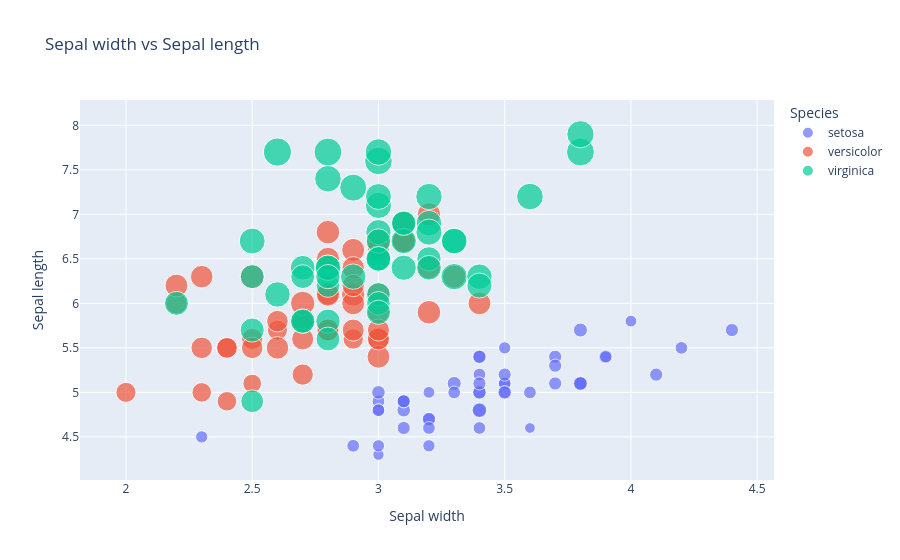

The notebook cell saved with this chart:
### Markdown cell above
With px.scatter, each data point is represented as a marker point, whose location is given by the x and y columns. Here we are using the [Iris Dataset](https://archive.ics.uci.edu/ml/datasets/iris) to plot sepal width vs length.

### Code cell
df = px.data.iris()
fig = px.scatter(df, 
                 x="sepal_width", 
                 y="sepal_length", 
                 color="species",
                 size='petal_length', 
                 hover_data=['petal_width'], # We can add more data to the tooltip
                 labels={"sepal_length": "Sepal length", 
                         "sepal_width": "Sepal width",
                         "species": "Species"}, 
                 title ="Sepal width vs Sepal length")
fig.show()

### Figure 1 — Plotly figure (JSON) as saved in the notebook; plotly's stock layout.template omitted (floating-point values rounded to 4 significant figures)
{"data": [{"customdata": [[0.2], [0.2], [0.2], [0.2], [0.2], [0.4], [0.3], [0.2], [0.2], [0.1], [0.2], [0.2], [0.1], [0.1], [0.2], [0.4], [0.4], [0.3], [0.3], [0.3], [0.2], [0.4], [0.2], [0.5], [0.2], [0.2], [0.4], [0.2], [0.2], [0.2], [0.2], [0.4], [0.1], [0.2], [0.1], [0.2], [0.2], [0.1], [0.2], [0.2], [0.3], [0.3], [0.2], [0.6], [0.4], [0.3], [0.2], [0.2], [0.2], [0.2]], "hovertemplate": "Species=setosa<br>Sepal width=%{x}<br>Sepal length=%{y}<br>petal_length=%{marker.size}<br>petal_width=%{customdata[0]}<extra></extra>", "legendgroup": "setosa", "marker": {"color": "#636efa", "size": [1.4, 1.4, 1.3, 1.5, 1.4, 1.7, 1.4, 1.5, 1.4, 1.5, 1.5, 1.6, 1.4, 1.1, 1.2, 1.5, 1.3, 1.4, 1.7, 1.5, 1.7, 1.5, 1.0, 1.7, 1.9, 1.6, 1.6, 1.5, 1.4, 1.6, 1.6, 1.5, 1.5, 1.4, 1.5, 1.2, 1.3, 1.5, 1.3, 1.5, 1.3, 1.3, 1.3, 1.6, 1.9, 1.4, 1.6, 1.4, 1.5, 1.4], "sizemode": "area", "sizeref": 0.01725, "symbol": "circle"}, "mode": "markers", "name": "setosa", "orientation": "v", "showlegend": true, "type": "scatter", "x": [3.5, 3.0, 3.2, 3.1, 3.6, 3.9, 3.4, 3.4, 2.9, 3.1, 3.7, 3.4, 3.0, 3.0, 4.0, 4.4, 3.9, 3.5, 3.8, 3.8, 3.4, 3.7, 3.6, 3.3, 3.4, 3.0, 3.4, 3.5, 3.4, 3.2, 3.1, 3.4, 4.1, 4.2, 3.1, 3.2, 3.5, 3.1, 3.0, 3.4, 3.5, 2.3, 3.2, 3.5, 3.8, 3.0, 3.8, 3.2, 3.7, 3.3], "xaxis": "x", "y": [5.1, 4.9, 4.7, 4.6, 5.0, 5.4, 4.6, 5.0, 4.4, 4.9, 5.4, 4.8, 4.8, 4.3, 5.8, 5.7, 5.4, 5.1, 5.7, 5.1, 5.4, 5.1, 4.6, 5.1, 4.8, 5.0, 5.0, 5.2, 5.2, 4.7, 4.8, 5.4, 5.2, 5.5, 4.9, 5.0, 5.5, 4.9, 4.4, 5.1, 5.0, 4.5, 4.4, 5.0, 5.1, 4.8, 5.1, 4.6, 5.3, 5.0], "yaxis": "y"}, {"customdata": [[1.4], [1.5], [1.5], [1.3], [1.5], [1.3], [1.6], [1.0], [1.3], [1.4], [1.0], [1.5], [1.0], [1.4], [1.3], [1.4], [1.5], [1.0], [1.5], [1.1], [1.8], [1.3], [1.5], [1.2], [1.3], [1.4], [1.4], [1.7], [1.5], [1.0], [1.1], [1.0], [1.2], [1.6], [1.5], [1.6], [1.5], [1.3], [1.3], [1.3], [1.2], [1.4], [1.2], [1.0], [1.3], [1.2], [1.3], [1.3], [1.1], [1.3]], "hovertemplate": "Species=versicolor<br>Sepal width=%{x}<br>Sepal length=%{y}<br>petal_length=%{marker.size}<br>petal_width=%{customdata[0]}<extra></extra>", "legendgroup": "versicolor", "marker": {"color": "#EF553B", "size": [4.7, 4.5, 4.9, 4.0, 4.6, 4.5, 4.7, 3.3, 4.6, 3.9, 3.5, 4.2, 4.0, 4.7, 3.6, 4.4, 4.5, 4.1, 4.5, 3.9, 4.8, 4.0, 4.9, 4.7, 4.3, 4.4, 4.8, 5.0, 4.5, 3.5, 3.8, 3.7, 3.9, 5.1, 4.5, 4.5, 4.7, 4.4, 4.1, 4.0, 4.4, 4.6, 4.0, 3.3, 4.2, 4.2, 4.2, 4.3, 3.0, 4.1], "sizemode": "area", "sizeref": 0.01725, "symbol": "circle"}, "mode": "markers", "name": "versicolor", "orientation": "v", "showlegend": true, "type": "scatter", "x": [3.2, 3.2, 3.1, 2.3, 2.8, 2.8, 3.3, 2.4, 2.9, 2.7, 2.0, 3.0, 2.2, 2.9, 2.9, 3.1, 3.0, 2.7, 2.2, 2.5, 3.2, 2.8, 2.5, 2.8, 2.9, 3.0, 2.8, 3.0, 2.9, 2.6, 2.4, 2.4, 2.7, 2.7, 3.0, 3.4, 3.1, 2.3, 3.0, 2.5, 2.6, 3.0, 2.6, 2.3, 2.7, 3.0, 2.9, 2.9, 2.5, 2.8], "xaxis": "x", "y": [7.0, 6.4, 6.9, 5.5, 6.5, 5.7, 6.3, 4.9, 6.6, 5.2, 5.0, 5.9, 6.0, 6.1, 5.6, 6.7, 5.6, 5.8, 6.2, 5.6, 5.9, 6.1, 6.3, 6.1, 6.4, 6.6, 6.8, 6.7, 6.0, 5.7, 5.5, 5.5, 5.8, 6.0, 5.4, 6.0, 6.7, 6.3, 5.6, 5.5, 5.5, 6.1, 5.8, 5.0, 5.6, 5.7, 5.7, 6.2, 5.1, 5.7], "yaxis": "y"}, {"customdata": [[2.5], [1.9], [2.1], [1.8], [2.2], [2.1], [1.7], [1.8], [1.8], [2.5], [2.0], [1.9], [2.1], [2.0], [2.4], [2.3], [1.8], [2.2], [2.3], [1.5], [2.3], [2.0], [2.0], [1.8], [2.1], [1.8], [1.8], [1.8], [2.1], [1.6], [1.9], [2.0], [2.2], [1.5], [1.4], [2.3], [2.4], [1.8], [1.8], [2.1], [2.4], [2.3], [1.9], [2.3], [2.5], [2.3], [1.9], [2.0], [2.3], [1.8]], "hovertemplate": "Species=virginica<br>Sepal width=%{x}<br>Sepal length=%{y}<br>petal_length=%{marker.size}<br>petal_width=%{customdata[0]}<extra></extra>", "legendgroup": "virginica", "marker": {"color": "#00cc96", "size": [6.0, 5.1, 5.9, 5.6, 5.8, 6.6, 4.5, 6.3, 5.8, 6.1, 5.1, 5.3, 5.5, 5.0, 5.1, 5.3, 5.5, 6.7, 6.9, 5.0, 5.7, 4.9, 6.7, 4.9, 5.7, 6.0, 4.8, 4.9, 5.6, 5.8, 6.1, 6.4, 5.6, 5.1, 5.6, 6.1, 5.6, 5.5, 4.8, 5.4, 5.6, 5.1, 5.1, 5.9, 5.7, 5.2, 5.0, 5.2, 5.4, 5.1], "sizemode": "area", "sizeref": 0.01725, "symbol": "circle"}, "mode": "markers", "name": "virginica", "orientation": "v", "showlegend": true, "type": "scatter", "x": [3.3, 2.7, 3.0, 2.9, 3.0, 3.0, 2.5, 2.9, 2.5, 3.6, 3.2, 2.7, 3.0, 2.5, 2.8, 3.2, 3.0, 3.8, 2.6, 2.2, 3.2, 2.8, 2.8, 2.7, 3.3, 3.2, 2.8, 3.0, 2.8, 3.0, 2.8, 3.8, 2.8, 2.8, 2.6, 3.0, 3.4, 3.1, 3.0, 3.1, 3.1, 3.1, 2.7, 3.2, 3.3, 3.0, 2.5, 3.0, 3.4, 3.0], "xaxis": "x", "y": [6.3, 5.8, 7.1, 6.3, 6.5, 7.6, 4.9, 7.3, 6.7, 7.2, 6.5, 6.4, 6.8, 5.7, 5.8, 6.4, 6.5, 7.7, 7.7, 6.0, 6.9, 5.6, 7.7, 6.3, 6.7, 7.2, 6.2, 6.1, 6.4, 7.2, 7.4, 7.9, 6.4, 6.3, 6.1, 7.7, 6.3, 6.4, 6.0, 6.9, 6.7, 6.9, 5.8, 6.8, 6.7, 6.7, 6.3, 6.5, 6.2, 5.9], "yaxis": "y"}], "layout": {"legend": {"itemsizing": "constant", "title": {"text": "Species"}, "tracegroupgap": 0}, "title": {"text": "Sepal width vs Sepal length"}, "xaxis": {"anchor": "y", "domain": [0, 1], "title": {"text": "Sepal width"}}, "yaxis": {"anchor": "x", "domain": [0, 1], "title": {"text": "Sepal length"}}}}
